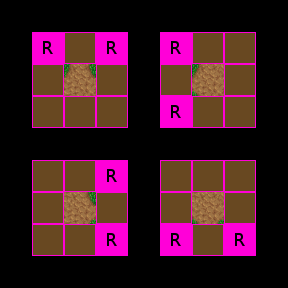

Rendered tile map (Tiled .tmx) drawn with the repository's tilesets; below, a short description and the map source with its tile grids summarised:
An orthogonal 9x9 tile map with 32x32 px tiles, 4 tile layers (RuleRegions, ruleSet, rule_Ground, rule_Error), 4 tilesets.

<map version="1.0" orientation="orthogonal" width="9" height="9" tilewidth="32" tileheight="32">
 <tileset firstgid="1" name="Woodland" tilewidth="32" tileheight="32">
  <image source="../../graphics/tiles/Woodland_ground.png" width="512" height="512" />
 </tileset>
 <tileset firstgid="257" name="Collision" tilewidth="32" tileheight="32">
  <image source="../../graphics/tiles/collision.png" width="64" height="32" />
 </tileset>
 <tileset firstgid="259" name="set_rules" tilewidth="32" tileheight="32">
  <image source="../../graphics/tiles/set_rules.png" width="64" height="64" />
 </tileset>
 <tileset firstgid="263" name="set_woodland" tilewidth="32" tileheight="32">
  <image source="../../graphics/tiles/set_woodland.png" width="512" height="320" />
 </tileset>
 <layer name="RuleRegions" width="9" height="9">
  <data>[81 cells, 36 non-empty, 1 distinct tile ids]</data>
 </layer>
 <layer name="ruleSet" width="9" height="9">
  <data>[81 cells, 28 non-empty, 1 distinct tile ids]</data>
 </layer>
 <layer name="rule_Ground" width="9" height="9">
  <data>[81 cells, 4 non-empty, 4 distinct tile ids]</data>
 </layer>
 <layer name="rule_Error" width="9" height="9">
  <data>[81 cells, 0 non-empty, 0 distinct tile ids]</data>
 </layer>
</map>
